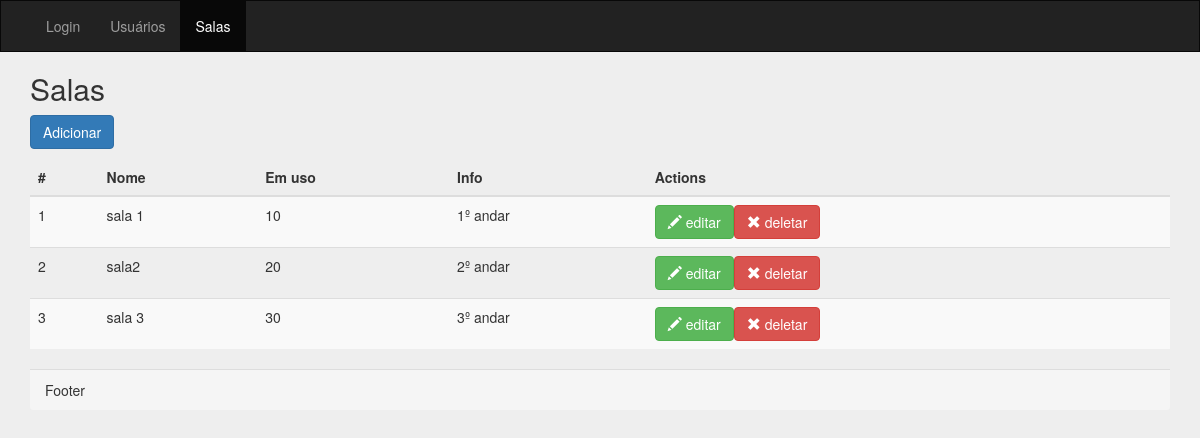
Page /salaCRUD.php on the committed database.
### tables this page shows
CREATE TABLE IF NOT EXISTS `sala` (
  `id` int(10) unsigned NOT NULL AUTO_INCREMENT,
  `nome` varchar(20) DEFAULT NULL,
  `capacidade` int(10) unsigned DEFAULT NULL,
  `info` text,
  PRIMARY KEY (`id`)
);

### salaCRUD.php (the view, shortened to what this page needs)
<?php
	try {
	    $database = new Connection();
	    $db = $database->openConnection();
	    $sql = "SELECT id,nome,capacidade, info FROM sala " ;
	 	$stmt = $db->prepare($sql);
		$stmt->execute();
		$salas = $stmt->fetchAll();
	}	catch (PDOException $e)	{
	    echo "There is some problem in connection: " . $e->getMessage();
	}
?>
<!DOCTYPE html>
<html lang="en">
	<head>
		<link rel="stylesheet" href="https://maxcdn.bootstrapcdn.com/bootstrap/3.3.7/css/bootstrap.min.css">
		<link rel="stylesheet" href="//cdnjs.cloudflare.com/ajax/libs/bootstrap-table/1.8.1/bootstrap-table.min.css">
		<link href="css/login.css" rel="stylesheet">
	</head>
	<body>
		<nav class="navbar navbar-inverse">
		  <div class="container-fluid">
		    <div class="navbar-header">
		      <a class="navbar-brand" href="#" ><img class="logo hidden-sm" border="0" alt="" src="https://www.kinghost.com.br/dist/logo-logo-a.png" style="width: initial; position: relative; top: -4px;"></a>
		    </div>
		    <div class="collapse navbar-collapse" id="myNavbar">
		      <ul class="nav navbar-nav">
		        <li><a href="index.php">Login</a></li>
		        <li><a href="usuarioCRUD.php">Usuários</a></li>
		        <li class="active"><a href="salaCRUD.php">Salas</a></li>
		      </ul>
		    </div>
		  </div>
		</nav>
		<div class="container">
		  <h2>Salas</h2>
		  <p><button type="button" class="addBtn btn btn-primary">Adicionar</button></p>
		  <div class="table-responsive">
		  <table id="userTable" class="table table-striped table-hover">
		     <thead>
			        <tr class="ui-widget-header ">
			            <th>#</th>
			            <th>Nome</th>
			            <th>Em uso</th>
			           	<th>Info</th>
			           	<th>Actions</th>
			        </tr>
			    </thead>
			    <tbody>
			    	<?php foreach ($salas as $sala) {?>
			        <tr>
			            <td class="nr" id="iduser"><span><?=$sala['id']?></span>
			            </td>
			            <td><?=$sala['nome']?></td>
			            <td><?=$sala['capacidade']?></td>
			          	<td><?=$sala['info']?></td>
			            <td>
			                <button type="button" class="editBtn btn btn-success">
				      		<span class="glyphicon glyphicon-pencil"></span> editar
				      		<button type="button" class="delBtn btn btn-danger">
				      		<span class="glyphicon glyphicon-remove"></span> deletar
				    	</button>
			            </td>
			        </tr>
			       <?php }?>
			    </tbody>
		  </table>
      	<div class="panel-footer">Footer</div>
	</body>
</html>

### css/login.css (style rules this page uses)
body { padding-bottom: 40px; background-color: #eee; }
.navbar { margin-bottom: 0; border-radius: 0; }

### rows in the picture
sala: id "1", nome "sala 1", capacidade "10", info "1º andar"
sala: id "2", nome "sala2", capacidade "20", info "2º andar"
sala: id "3", nome "sala 3", capacidade "30", info "3º andar"
